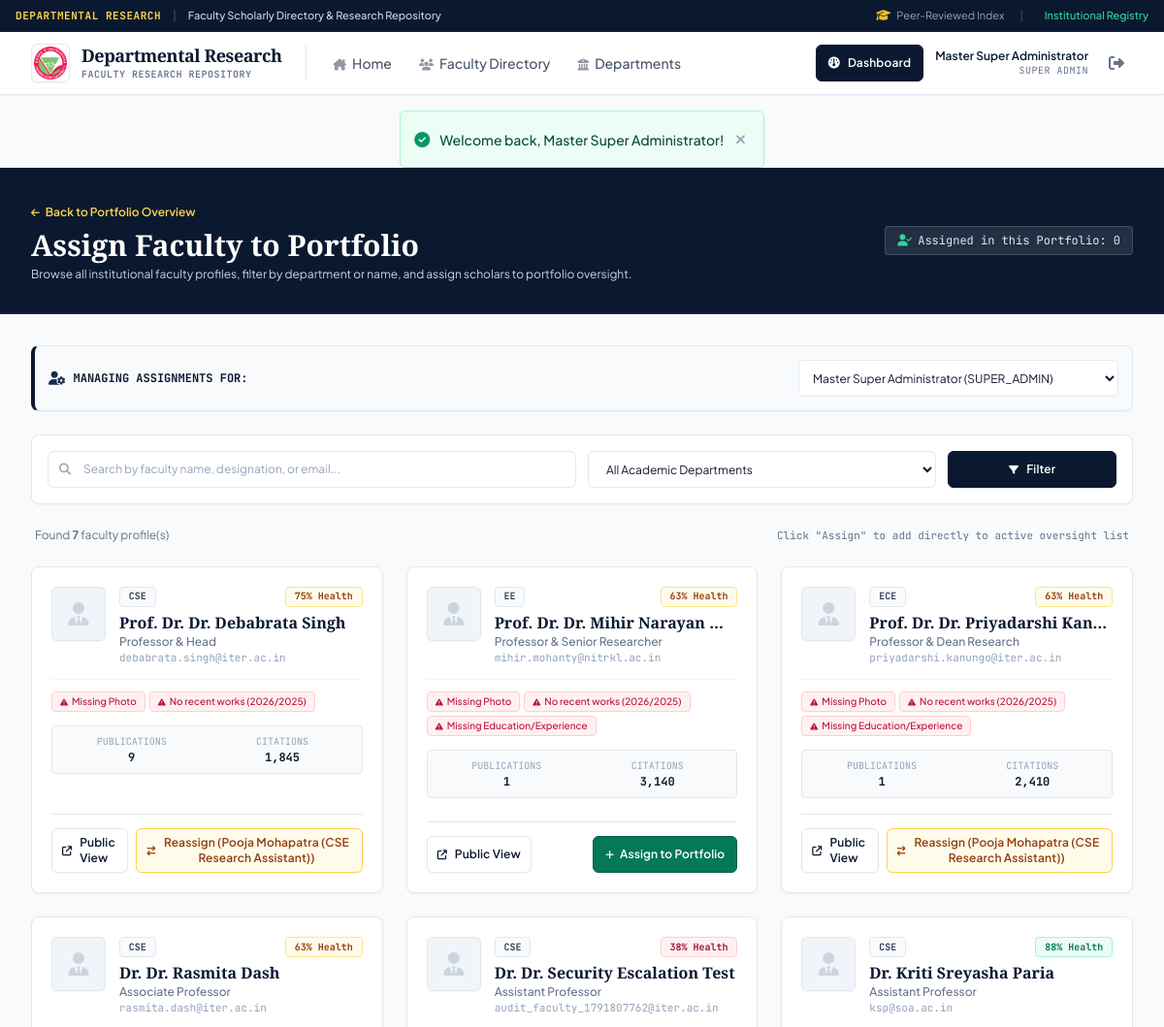
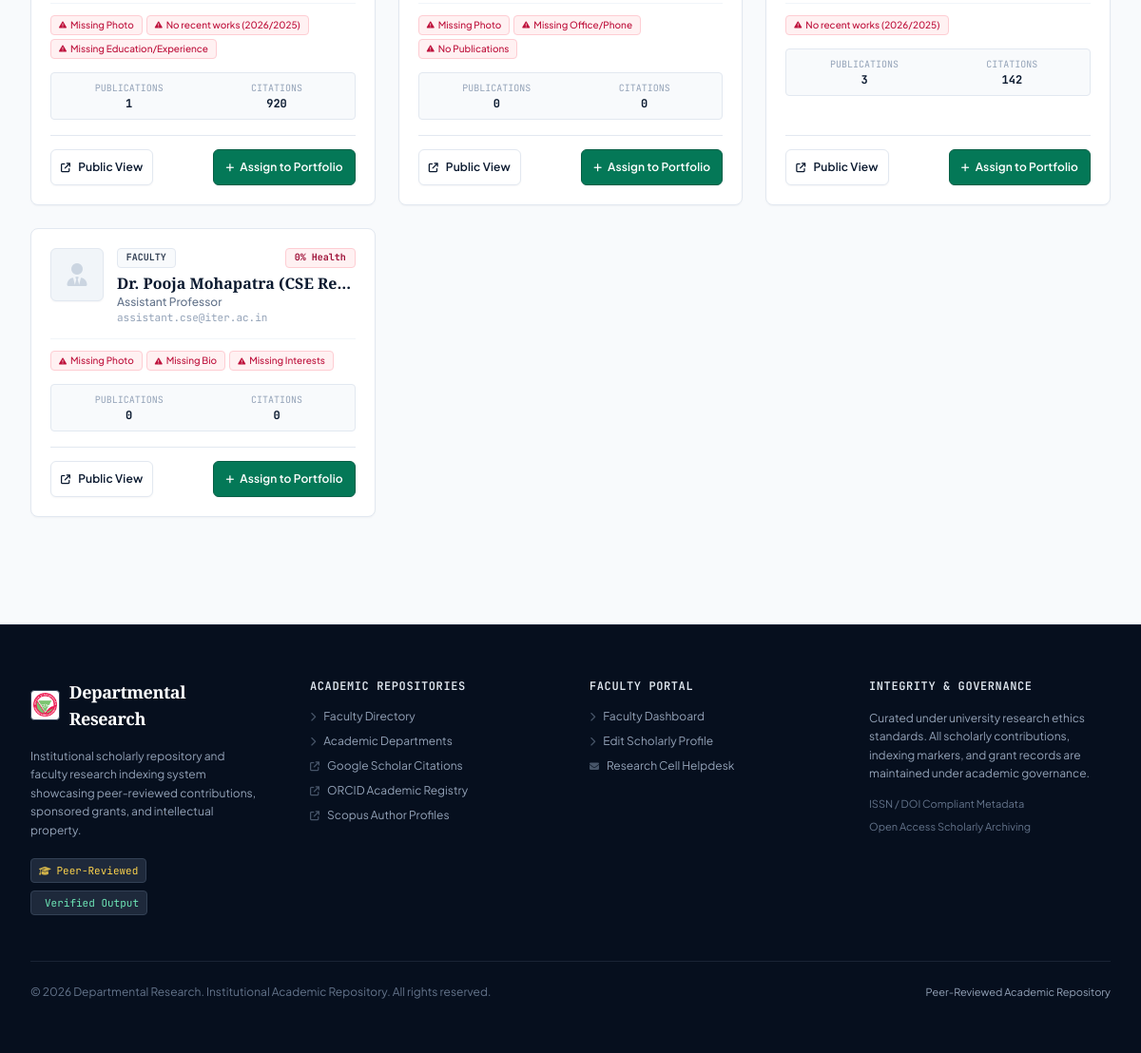
Page /assistant/choose_faculty.php (signed in) on the committed database (2 pictures, top to bottom).
### tables this page shows
CREATE TABLE `users` (
  `id` int(11) NOT NULL AUTO_INCREMENT,
  `email` varchar(191) NOT NULL,
  `password_hash` varchar(255) NOT NULL,
  `full_name` varchar(191) NOT NULL,
  `role` enum('super_admin','admin','faculty') NOT NULL DEFAULT 'faculty',
  `status` enum('active','inactive','pending') NOT NULL DEFAULT 'active',
  `created_at` timestamp NOT NULL DEFAULT current_timestamp(),
  `updated_at` timestamp NOT NULL DEFAULT current_timestamp() ON UPDATE current_timestamp(),
  PRIMARY KEY (`id`),
  UNIQUE KEY `email` (`email`),
  KEY `idx_role_status` (`role`,`status`)
);

CREATE TABLE `faculty_profiles` (
  `id` int(11) NOT NULL AUTO_INCREMENT,
  `user_id` int(11) NOT NULL,
  `slug` varchar(191) DEFAULT NULL,
  `department_id` int(11) DEFAULT NULL,
  `institution` varchar(191) DEFAULT 'ITER, SOA University',
  `salutation` varchar(20) DEFAULT 'Dr.',
  `designation` varchar(100) DEFAULT 'Assistant Professor',
  `cabin` varchar(100) DEFAULT NULL,
  `phone` varchar(50) DEFAULT NULL,
  `photo_url` varchar(255) DEFAULT NULL,
  `bio` text DEFAULT NULL,
  `research_interests` text DEFAULT NULL,
  `google_scholar_url` varchar(255) DEFAULT NULL,
  `orcid_id` varchar(50) DEFAULT NULL,
  `scopus_id` varchar(50) DEFAULT NULL,
  `researchgate_url` varchar(255) DEFAULT NULL,
  `semantic_scholar_url` varchar(255) DEFAULT NULL,
  `dblp_url` varchar(255) DEFAULT NULL,
  `website_url` varchar(255) DEFAULT NULL,
  `wos_id` varchar(50) DEFAULT NULL,
  `total_citations` int(11) DEFAULT 0,
  `h_index` int(11) DEFAULT 0,
  `i10_index` int(11) DEFAULT 0,
  `phd_supervised` int(11) DEFAULT 0,
  `memberships` text DEFAULT NULL,
  `editorial_roles` text DEFAULT NULL,
  `metrics_source` varchar(100) DEFAULT 'Faculty Self-Reported (Google Scholar / Scopus)',
  `cv_url` varchar(255) DEFAULT NULL,
  `is_verified` tinyint(1) DEFAULT 1,
  `created_at` timestamp NOT NULL DEFAULT current_timestamp(),
  `updated_at` timestamp NOT NULL DEFAULT current_timestamp() ON UPDATE current_timestamp(),
  PRIMARY KEY (`id`),
  UNIQUE KEY `user_id` (`user_id`),
  UNIQUE KEY `slug` (`slug`),
  KEY `idx_dept` (`department_id`),
  KEY `idx_citations` (`total_citations`),
  KEY `idx_institution` (`institution`),
  CONSTRAINT `fk_profile_dept` FOREIGN KEY (`department_id`) REFERENCES `departments` (`id`) ON DELETE SET NULL,
  CONSTRAINT `fk_profile_user` FOREIGN KEY (`user_id`) REFERENCES `users` (`id`) ON DELETE CASCADE
);

CREATE TABLE `departments` (
  `id` int(11) NOT NULL AUTO_INCREMENT,
  `code` varchar(20) NOT NULL,
  `name` varchar(191) NOT NULL,
  `description` text DEFAULT NULL,
  `created_at` timestamp NOT NULL DEFAULT current_timestamp(),
  PRIMARY KEY (`id`),
  UNIQUE KEY `code` (`code`)
);

### assistant/choose_faculty.php (the view, shortened to what the rows shown need)
<?php
require_once __DIR__ . '/../includes/helpers.php';
require_once __DIR__ . '/../includes/auth.php';
require_role(['admin', 'super_admin']);
$db = Database::getConnection();
$currentUserId = user_id();
$isSuperAdmin = has_role('super_admin');
$adminId = $currentUserId;
$allDelStmt = $db->query("
    SELECT fd.faculty_user_id, fd.delegate_user_id, u.full_name as admin_name, u.email as admin_email
    FROM faculty_delegates fd
    JOIN users u ON fd.delegate_user_id = u.id
");
$where = ["u.status = 'active'", "u.id != ?"];
$params = [$adminId];
$whereClause = implode(' AND ', $where);
$sql = "
    SELECT fp.id as profile_id, fp.slug, fp.salutation, fp.designation, fp.photo_url,
           fp.total_citations, fp.bio, fp.research_interests, fp.orcid_id, fp.cabin, fp.phone,
           u.id as user_id, u.full_name, u.email,
           d.id as department_id, d.name as department_name, d.code as department_code,
           COUNT(DISTINCT p.id) as pub_count
    FROM faculty_profiles fp
    JOIN users u ON fp.user_id = u.id
    LEFT JOIN departments d ON fp.department_id = d.id
    LEFT JOIN publications p ON p.faculty_profile_id = fp.id
    WHERE {$whereClause}
    GROUP BY fp.id, u.id, d.id, d.name, d.code
    ORDER BY u.full_name ASC
";
$stmt = $db->prepare($sql);
$stmt->execute($params);
$facultiesList = $stmt->fetchAll(PDO::FETCH_ASSOC);
require_once __DIR__ . '/../includes/header.php';
?>
<section class="bg-oxford-navy text-white py-8 border-b border-oxford-blue">
    <div class="max-w-7xl mx-auto px-4 sm:px-6 lg:px-8">
        <div class="flex flex-col sm:flex-row sm:items-center justify-between gap-4">
            <div>
                <h1 class="font-serif text-2xl sm:text-3xl font-bold text-white">
                    Assign Faculty to Portfolio
                </h1>
            </div>
        </div>
    </div>
</section>
<div class="max-w-7xl mx-auto px-4 sm:px-6 lg:px-8 py-8 space-y-6">
    <?php if (empty($facultiesList)): ?>
        <div class="academic-card p-12 text-center text-slate-500 shadow-xs">
            <i class="fa-solid fa-user-slash text-3xl text-slate-300 mb-2"></i>
            <h3 class="font-serif text-base font-bold text-oxford-navy">No faculty scholars matched your search</h3>
            <p class="text-xs text-slate-500 mt-1 max-w-sm mx-auto">
                Try adjusting your search query or clear the department filter to view all scholars.
            </p>
            <a href="<?= url('assistant/choose_faculty.php' . ($isSuperAdmin && $adminId !== $currentUserId ? "?admin_id={$adminId}" : '')) ?>" class="btn-academic-secondary text-xs mt-3 inline-flex">
                Reset Filters
            </a>
        </div>
    <?php else: ?>
        <div class="grid grid-cols-1 md:grid-cols-2 lg:grid-cols-3 gap-6">
            <?php foreach ($facultiesList as $fac): ?>
                <?php
                    $photo = faculty_photo_url($fac['photo_url'] ?? null);
                    $health = $fac['health'];
                    $healthColor = $health['score'] >= 85 ? 'text-emerald-700 bg-emerald-50 border-emerald-200' : ($health['score'] >= 60 ? 'text-amber-800 bg-amber-50 border-amber-200' : 'text-rose-800 bg-rose-50 border-rose-200');
                ?>
                <div class="academic-card p-5 flex flex-col justify-between group shadow-xs hover:border-oxford-navy/40 transition bg-white <?= $fac['is_claimed'] ? 'border-l-4 border-l-emerald-600' : '' ?>">
                    <div>
                        <div class="flex items-start gap-3.5">
                            <div class="w-14 h-14 rounded-[6px] bg-slate-100 border border-scholar-border overflow-hidden flex-shrink-0 flex items-center justify-center shadow-xs">
                                <?php if ($photo): ?>
                                    <img src="<?= e($photo) ?>" alt="<?= e($fac['full_name']) ?>" class="w-full h-full object-cover">
                                <?php else: ?>
                                    <i class="fa-solid fa-user-tie text-2xl text-slate-300"></i>
                                <?php endif; ?>
                            </div>
                            <div class="flex-grow min-w-0">
                                <div class="flex items-center justify-between gap-1 mb-1">
                                    <span class="academic-tag font-mono text-[10px] font-bold">
                                        <?= e($fac['department_code'] ?? 'FACULTY') ?>
                                    </span>
                                    <span class="academic-tag font-mono text-[10px] font-bold border <?= $healthColor ?>">
                                        <?= $health['score'] ?>% Health
                                    </span>
                                </div>
                                <h3 class="font-serif font-bold text-oxford-navy text-base truncate">
                                    <?= e(($fac['salutation'] ? $fac['salutation'] . ' ' : '') . $fac['full_name']) ?>
                                </h3>
                                <p class="text-xs text-scholar-muted truncate font-medium"><?= e($fac['designation'] ?: 'Faculty Member') ?></p>
                                <p class="text-[11px] text-slate-400 font-mono truncate"><?= e($fac['email']) ?></p>
                            </div>
                        </div>
                        <div class="mt-3.5 pt-3 border-t border-slate-100">
                            <?php if (empty($health['missing_items'])): ?>
                                <span class="text-emerald-700 text-[11px] font-semibold flex items-center gap-1">
                                    <i class="fa-solid fa-circle-check text-xs"></i> All essential records complete
                                </span>
                            <?php else: ?>
                                <div class="flex flex-wrap gap-1">
                                    <?php foreach (array_slice($health['missing_items'], 0, 3) as $m): ?>
                                        <span class="text-[10px] px-2 py-0.5 rounded bg-rose-50 text-rose-700 border border-rose-200 font-medium inline-flex items-center gap-1">
                                            <i class="fa-solid fa-triangle-exclamation text-[8px]"></i>
                                            <?= e($m['label']) ?>
                                        </span>
                                    <?php endforeach; ?>
                                </div>
                            <?php endif; ?>
                        </div>
                        <div class="mt-3.5 grid grid-cols-2 gap-2 text-center text-xs p-2 bg-slate-50 rounded-[4px] border border-scholar-border">
                            <div>
                                <span class="text-[10px] text-slate-400 font-mono block uppercase">Publications</span>
                                <span class="font-bold font-mono text-oxford-navy"><?= (int)$fac['pub_count'] ?></span>
                            </div>
                            <div>
                                <span class="text-[10px] text-slate-400 font-mono block uppercase">Citations</span>
                                <span class="font-bold font-mono text-oxford-navy"><?= number_format($fac['total_citations']) ?></span>
                            </div>
                        </div>
                    </div>
                    <div class="mt-4 pt-3.5 border-t border-scholar-border flex items-center justify-between gap-2">
                        <a href="<?= researcher_url($fac) ?>" target="_blank"
                           class="btn-academic-secondary text-xs !py-1.5 !px-2.5 shadow-xs" title="View public researcher profile">
                            <i class="fa-solid fa-arrow-up-right-from-square text-[10px]"></i>
                            <span>Public View</span>
                        </a>
                        <?php if ($fac['is_claimed']): ?>
                            <form action="<?= url('assistant/choose_faculty.php') ?>" method="POST" class="inline m-0" onsubmit="return confirm('Remove <?= e($fac['full_name']) ?> from portfolio?');">
                                <?= csrf_field() ?>
                                <input type="hidden" name="action" value="unclaim_faculty">
                                <input type="hidden" name="target_user_id" value="<?= (int)$fac['user_id'] ?>">
                                <?php if ($isSuperAdmin): ?>
                                    <input type="hidden" name="admin_id" value="<?= $adminId ?>">
                                <?php endif; ?>
                                <button type="submit" class="btn-academic-secondary text-xs !py-1.5 !px-3 !bg-emerald-50 !text-emerald-800 !border-emerald-300 hover:!bg-rose-50 hover:!text-rose-800 hover:!border-rose-300 shadow-xs flex items-center gap-1.5 group">
                                    <i class="fa-solid fa-check text-emerald-600 group-hover:hidden"></i>
                                    <i class="fa-solid fa-user-minus text-rose-600 hidden group-hover:inline"></i>
                                    <span class="group-hover:hidden">In Portfolio</span>
                                    <span class="hidden group-hover:inline">Remove</span>
                                </button>
                            </form>
                        <?php elseif (!empty($fac['assigned_to'])): ?>
                            <?php if ($isSuperAdmin): ?>
                                <form action="<?= url('assistant/choose_faculty.php') ?>" method="POST" class="inline m-0" onsubmit="return confirm('Reassign <?= e($fac['full_name']) ?> from <?= e($fac['assigned_to']['admin_name']) ?> to this portfolio?');">
                                    <button type="submit" class="btn-academic-secondary text-xs !py-1.5 !px-2.5 !bg-amber-50 !border-amber-300 !text-amber-800 hover:!bg-amber-100 shadow-xs flex items-center gap-1.5" title="Currently assigned to <?= e($fac['assigned_to']['admin_name']) ?>. Click to transfer.">
                                        <i class="fa-solid fa-arrow-right-arrow-left text-[10px]"></i>
                                        <span>Reassign (<?= e($fac['assigned_to']['admin_name']) ?>)</span>
                                    </button>
                                </form>
                            <?php endif; ?>
                        <?php else: ?>
                            <form action="<?= url('assistant/choose_faculty.php') ?>" method="POST" class="inline m-0">
                                <button type="submit" class="btn-academic-primary text-xs !py-1.5 !px-3 shadow-xs bg-emerald-700 hover:bg-emerald-800 border-emerald-800 flex items-center gap-1.5">
                                    <i class="fa-solid fa-plus text-[10px]"></i>
                                    <span>Assign to Portfolio</span>
                                </button>
                            </form>
                        <?php endif; ?>
                    </div>
                </div>
            <?php endforeach; ?>
        </div>
    <?php endif; ?>
</div>
<?php require_once __DIR__ . '/../includes/footer.php'; ?>

### includes/header.php (shortened to what the rows shown need)
<?php
require_once __DIR__ . '/helpers.php';
require_once __DIR__ . '/auth.php';
?>
<!DOCTYPE html>
<html lang="en" class="h-full bg-slate-50">
<head>
    <script src="https://cdn.tailwindcss.com"></script>
    <link rel="stylesheet" href="https://cdnjs.cloudflare.com/ajax/libs/font-awesome/6.4.0/css/all.min.css">
    <link rel="stylesheet" href="<?= url('assets/css/scholar.css') ?>">
</head>
<body class="flex flex-col min-h-full font-sans text-scholar-text bg-scholar-bg antialiased selection:bg-slate-200 selection:text-oxford-navy">
    <header class="bg-white border-b border-scholar-border sticky top-0 z-40 shadow-xs">
        <div class="max-w-7xl mx-auto px-4 sm:px-6 lg:px-8">
            <div class="flex justify-between h-16 items-center">
                <div class="flex items-center gap-3">
                    <?php if (is_logged_in()): ?>
                        <?php
                            $u = current_user();
                            $dashboardUrl = 'dashboard/index.php';
                            if ($u['role'] === 'super_admin') {
                                $dashboardUrl = 'admin/index.php';
                            } elseif ($u['role'] === 'admin') {
                                $dashboardUrl = 'assistant/index.php';
                            }
                        ?>
                        <div class="flex items-center gap-3">
                            <a href="<?= url($dashboardUrl) ?>" class="btn-academic-primary text-xs !py-1.5 !px-3 shadow-xs">
                                <i class="fa-solid fa-gauge text-xs"></i>
                                <span>Dashboard</span>
                            </a>
                            <div class="hidden lg:flex flex-col text-right">
                                <span class="text-xs font-semibold text-oxford-navy leading-tight"><?= e($u['full_name']) ?></span>
                                <span class="text-[10px] text-slate-500 uppercase tracking-wider font-mono">
                                    <?= e(str_replace('_', ' ', $u['role'])) ?>
                                </span>
                            </div>
                            <a href="<?= url('logout.php') ?>" title="Sign Out" class="p-2 text-slate-500 hover:text-rose-700 hover:bg-rose-50 rounded-[6px] transition border border-transparent hover:border-rose-200" aria-label="Sign Out">
                                <i class="fa-solid fa-right-from-bracket"></i>
                            </a>
                        </div>
                    <?php endif; ?>
                </div>
            </div>
        </div>
    </header>
    <main id="main-content" class="flex-grow">

### rows in the picture
users: full_name "Master Super Administrator", role "SUPER ADMIN"
faculty_profiles: department.code "CSE", score "75", salutation.full_name "Prof. Dr. Dr. Debabrata Singh", designation "Professor & Head", user.email "debabrata.singh@iter.ac.in", label "Missing Photo", label "No recent works (2026/2025)", pub_count "9", total_citations "1,845"
users: full_name "Pooja Mohapatra (CSE Research Assistant)"
faculty_profiles: department.code "EE", score "63", salutation.full_name "Prof. Dr. Dr. Mihir Narayan…", designation "Professor & Senior Researcher", user.email "mihir.mohanty@nitrkl.ac.in", label "Missing Photo", label "No recent works (2026/2025)", label "Missing Education/Experience", pub_count "1", total_citations "3,140"
faculty_profiles: department.code "ECE", score "63", salutation.full_name "Prof. Dr. Dr. Priyadarshi Kan…", designation "Professor & Dean Research", user.email "priyadarshi.kanungo@iter.ac.in", label "Missing Photo", label "No recent works (2026/2025)", label "Missing Education/Experience", pub_count "1", total_citations "2,410"
faculty_profiles: department.code "CSE", score "63", salutation.full_name "Dr. Dr. Rasmita Dash", designation "Associate Professor", user.email "rasmita.dash@iter.ac.in", label "Missing Photo", label "No recent works (2026/2025)", label "Missing Education/Experience", pub_count "1", total_citations "920"
faculty_profiles: department.code "CSE", score "38", salutation.full_name "Dr. Dr. Security Escalation Test", designation "Assistant Professor", user.email "audit_faculty_1791807762@iter.ac.in", label "Missing Photo", label "Missing Office/Phone", label "No Publications", pub_count "0", total_citations "0"
faculty_profiles: department.code "CSE", score "88", salutation.full_name "Dr. Kriti Sreyasha Paria", designation "Assistant Professor", user.email "ksp@soa.ac.in", label "No recent works (2026/2025)", pub_count "3", total_citations "142"
faculty_profiles: department_code "FACULTY", score "0", salutation.full_name "Dr. Pooja Mohapatra (CSE Re…", designation "Assistant Professor", user.email "assistant.cse@iter.ac.in", label "Missing Photo", label "Missing Bio", label "Missing Interests", pub_count "0", total_citations "0"

### other values in the picture
$flash['message'] "Welcome back, Master Super Administrator!"
count($myClaimedUserIds) "0"
count($facultiesList) "7"
form field admin_id "Master Super Administrator (SUPER_ADMIN)"
